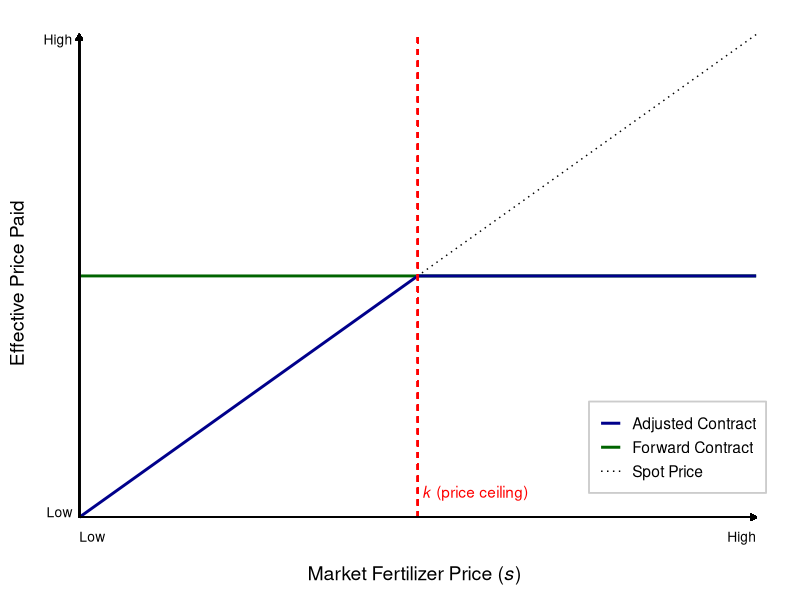

Here is the R script that generated this plot:
####################################################################
### Contract payoff graph ##########################################
####################################################################
rm(list = ls())

library(ggplot2)

# Parameters
k <- 100   # maximum price (price ceiling)
fixed_price <- 100
s <- seq(50, 150, length.out = 500)  # possible fertilizer prices

# Data frame
df <- data.frame(
  MarketPrice = s,
  Spot = s,
  Fixed = rep(fixed_price, length(s)),
  MaxPrice = pmin(s, k)
)

ggplot(df, aes(x = MarketPrice)) +
  geom_line(aes(y = Spot, color = "Spot Price"), linetype = "dotted") +
  geom_line(aes(y = Fixed, color = "Forward Contract"), size = 1) +
  geom_line(aes(y = MaxPrice, color = "Adjusted Contract"), size = 1) +
  geom_segment(aes(x = k, xend = k, 
                   y = min(c(Spot, Fixed, MaxPrice)), yend = max(c(Spot, Fixed, MaxPrice))),
               linetype = "dashed", 
               color = "red") +
  # Add manual arrows aligned with data
  geom_segment(aes(x = min(MarketPrice), xend = max(MarketPrice), 
                   y = min(c(Spot, Fixed, MaxPrice)), yend = min(c(Spot, Fixed, MaxPrice))),
               arrow = arrow(type = "closed", length = unit(0.15, "cm")), 
               color = "black") +
  geom_segment(aes(x = min(MarketPrice), xend = min(MarketPrice), 
                   y = min(c(Spot, Fixed, MaxPrice)), yend = max(c(Spot, Fixed, MaxPrice))),
               arrow = arrow(type = "closed", length = unit(0.15, "cm")), 
               color = "black") +
  labs(
    x = expression("Market Fertilizer Price (" * italic(s) * ")"),
    y = "Effective Price Paid",
    color = NULL
  ) +
  scale_color_manual(values = c(
    "Spot Price" = "black",
    "Forward Contract" = "darkgreen",
    "Adjusted Contract" = "darkblue"
  )) +
  theme_minimal(base_size = 14) +
  theme(
    axis.text.x = element_blank(),
    axis.text.y = element_blank(),
    axis.line = element_blank(),  # Remove default axis lines
    axis.ticks = element_blank(), # Remove ticks
    panel.grid = element_blank(), # Optional: remove grid for cleaner look
    legend.position = c(0.85, 0.2),                 
    legend.background = element_rect(fill = "white", color = "grey80")
  ) +
  annotate("text", 
           x = k + 8.5, 
           y = 55, 
           label = expression("" * italic(k) * " (price ceiling)"),
           vjust = 0.5, 
           color = "red"
  ) +
  coord_cartesian(clip = "off") +
  annotate("text", 
           x = min(df$MarketPrice) - 0.01 * diff(range(df$MarketPrice)), 
           y = min(c(df$Spot, df$Fixed, df$MaxPrice)), 
           label = "Low",
           hjust = 1, 
           vjust = 0,
           size = 3.5) +
  annotate("text", 
           x = min(df$MarketPrice) - 0.01 * diff(range(df$MarketPrice)), 
           y = max(c(df$Spot, df$Fixed, df$MaxPrice)), 
           label = "High",
           hjust = 1, 
           vjust = 1,
           size = 3.5) +
  annotate("text", 
           x = min(df$MarketPrice), 
           y = min(c(df$Spot, df$Fixed, df$MaxPrice)) - 0.03 * diff(range(c(df$Spot, df$Fixed, df$MaxPrice))), 
           label = "Low",
           hjust = 0, 
           vjust = 1,
           size = 3.5) +
  annotate("text", 
           x = max(df$MarketPrice), 
           y = min(c(df$Spot, df$Fixed, df$MaxPrice)) - 0.03 * diff(range(c(df$Spot, df$Fixed, df$MaxPrice))), 
           label = "High",
           hjust = 1, 
           vjust = 1,
           size = 3.5)
